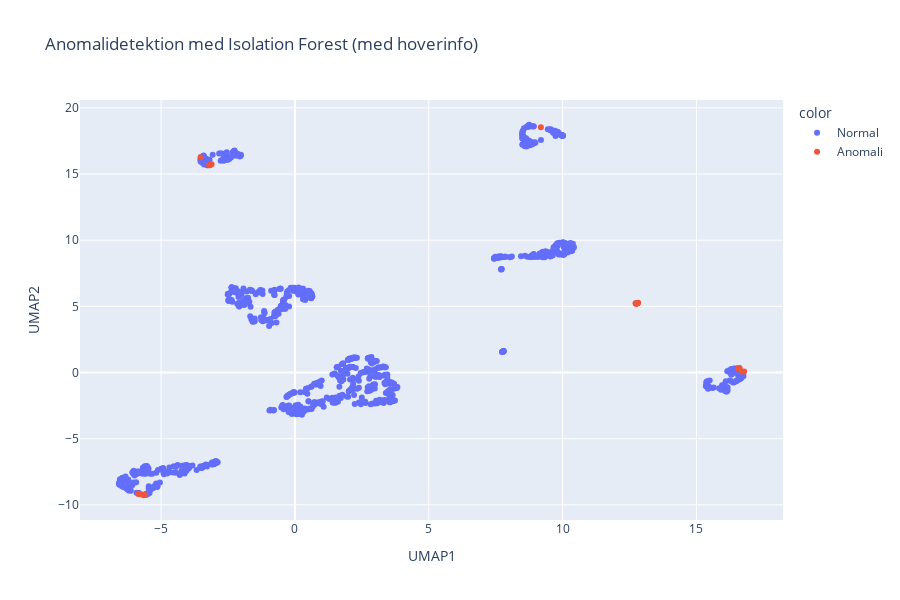

Here is the notebook cell this chart was saved with:
### Code cell
# Interaktiv scatterplot med Plotly
# Här visar vi alla filmer i UMAP-rymden och färgar utifrån om de är anomalier eller ej.
# Vi visar titel, genre, år och betyg som hoverinfo för att förstå vad varje punkt är.
fig = px.scatter(
    df,
    x='UMAP1',
    y='UMAP2',
    color=df['Anomali'].map({-1: 'Anomali', 1: 'Normal'}),  # färga efter anomali-status
    hover_data=['Series_Title', 'Genre', 'Released_Year', 'IMDB_Rating'],  # visa metadata vid hover
    title="Anomalidetektion med Isolation Forest (med hoverinfo)",
    width=900,
    height=600
)
fig.show()

### Figure 1 — Plotly figure (JSON) as saved in the notebook; plotly's stock layout.template omitted (floating-point values rounded to 4 significant figures; data arrays with more than 128 entries replaced by an {"elided": "..."} marker saying what was removed)
{"data": [{"customdata": {"elided": "969x4 mixed values"}, "hovertemplate": "color=Normal<br>UMAP1=%{x}<br>UMAP2=%{y}<br>Series_Title=%{customdata[0]}<br>Genre=%{customdata[1]}<br>Released_Year=%{customdata[2]}<br>IMDB_Rating=%{customdata[3]}<extra></extra>", "legendgroup": "Normal", "marker": {"color": "#636efa", "symbol": "circle"}, "mode": "markers", "name": "Normal", "orientation": "v", "showlegend": true, "type": "scatter", "x": {"elided": "969 float values"}, "xaxis": "x", "y": {"elided": "969 float values"}, "yaxis": "y"}, {"customdata": [["Sen to Chihiro no kamikakushi", "Animation, Adventure, Family", 2001, 8.6], ["Kimi no na wa.", "Animation, Drama, Fantasy", 2016, 8.4], ["Spider-Man: Into the Spider-Verse", "Animation, Action, Adventure", 2018, 8.4], ["Coco", "Animation, Adventure, Family", 2017, 8.4], ["3 Idiots", "Comedy, Drama", 2009, 8.4], ["WALL·E", "Animation, Adventure, Family", 2008, 8.4], ["Memento", "Mystery, Thriller", 2000, 8.4], ["Mononoke-hime", "Animation, Action, Adventure", 1997, 8.4], ["Rear Window", "Mystery, Thriller", 1954, 8.4], ["Amadeus", "Biography, Drama, History", 1984, 8.3], ["Vertigo", "Mystery, Romance, Thriller", 1958, 8.3], ["Chhichhore", "Comedy, Drama", 2019, 8.2], ["Shutter Island", "Mystery, Thriller", 2010, 8.2], ["Relatos salvajes", "Comedy, Drama, Thriller", 2014, 8.1], ["PK", "Comedy, Drama, Musical", 2014, 8.1], ["Barfi!", "Comedy, Drama, Romance", 2012, 8.1], ["Kahaani", "Mystery, Thriller", 2012, 8.1], ["Zindagi Na Milegi Dobara", "Comedy, Drama", 2011, 8.1], ["The Martian", "Adventure, Drama, Sci-Fi", 2015, 8], ["Twelve Monkeys", "Mystery, Sci-Fi, Thriller", 1995, 8], ["Sleuth", "Mystery, Thriller", 1972, 8], ["The Lady Vanishes", "Mystery, Thriller", 1938, 7.8], ["O Brother, Where Art Thou?", "Adventure, Comedy, Crime", 2000, 7.7], ["Interstate 60: Episodes of the Road", "Adventure, Comedy, Drama", 2002, 7.7], ["Spoorloos", "Mystery, Thriller", 1988, 7.7], ["El cuerpo", "Mystery, Thriller", 2012, 7.6], ["Fear and Loathing in Las Vegas", "Adventure, Comedy, Drama", 1998, 7.6], ["Dark City", "Mystery, Sci-Fi, Thriller", 1998, 7.6], ["Lost Highway", "Mystery, Thriller", 1997, 7.6], ["Dead Man", "Adventure, Drama, Fantasy", 1995, 7.6]], "hovertemplate": "color=Anomali<br>UMAP1=%{x}<br>UMAP2=%{y}<br>Series_Title=%{customdata[0]}<br>Genre=%{customdata[1]}<br>Released_Year=%{customdata[2]}<br>IMDB_Rating=%{customdata[3]}<extra></extra>", "legendgroup": "Anomali", "marker": {"color": "#EF553B", "symbol": "circle"}, "mode": "markers", "name": "Anomali", "orientation": "v", "showlegend": true, "type": "scatter", "x": [16.7, 16.6, 16.56, 16.61, -5.603, 16.59, 12.77, 16.78, 12.8, 9.189, 12.8, -5.847, 12.75, -5.844, -5.756, -5.621, 12.78, -5.657, -3.524, 12.78, 12.82, 12.8, -3.16, -3.206, 12.76, 12.73, -3.171, 12.74, 12.76, -3.113], "xaxis": "x", "y": [0.08435, 0.3163, 0.2976, 0.3434, -9.258, 0.2473, 5.218, 0.08056, 5.258, 18.53, 5.251, -9.188, 5.205, -9.143, -9.202, -9.261, 5.211, -9.277, 16.27, 5.237, 5.277, 5.25, 15.74, 15.67, 5.222, 5.239, 15.67, 5.207, 5.221, 15.73], "yaxis": "y"}], "layout": {"height": 600, "legend": {"title": {"text": "color"}, "tracegroupgap": 0}, "title": {"text": "Anomalidetektion med Isolation Forest (med hoverinfo)"}, "width": 900, "xaxis": {"anchor": "y", "domain": [0, 1], "title": {"text": "UMAP1"}}, "yaxis": {"anchor": "x", "domain": [0, 1], "title": {"text": "UMAP2"}}}}
